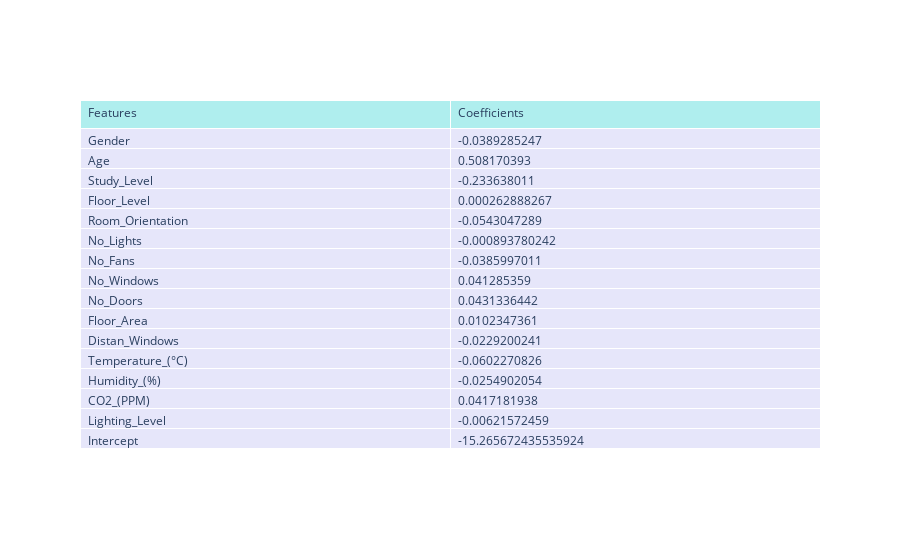

The notebook cell saved with this chart:
### Code cell
import plotly.graph_objects as go
import pandas as pd

# Coefficients and Intercept
coefficients = [-0.0389285247, 0.508170393, -0.233638011, 0.000262888267, -0.0543047289,
                -0.000893780242, -0.0385997011, 0.041285359, 0.0431336442, 0.0102347361,
                -0.0229200241, -0.0602270826, -0.0254902054, 0.0417181938, -0.00621572459]
intercept = -15.265672435535924

# Features
features = ['Gender', 'Age', 'Study_Level', 'Floor_Level', 'Room_Orientation', 'No_Lights',
            'No_Fans', 'No_Windows', 'No_Doors', 'Floor_Area', 'Distan_Windows',
            'Temperature_(°C)', 'Humidity_(%)', 'CO2_(PPM)', 'Lighting_Level']

# Create a DataFrame for displaying the coefficients
df_coef = pd.DataFrame({'Features': features, 'Coefficients': coefficients})
df_coef.loc[len(df_coef)] = ['Intercept', intercept]

# Create an interactive table using Plotly
fig = go.Figure(data=[go.Table(
    header=dict(values=['Features', 'Coefficients'],
                fill_color='paleturquoise',
                align='left'),
    cells=dict(values=[df_coef.Features, df_coef.Coefficients],
               fill_color='lavender',
               align='left'))
])

fig.show()

### Figure 1 — Plotly figure (JSON) as saved in the notebook; plotly's stock layout.template omitted (floating-point values rounded to 4 significant figures)
{"data": [{"cells": {"align": "left", "fill": {"color": "lavender"}, "values": [["Gender", "Age", "Study_Level", "Floor_Level", "Room_Orientation", "No_Lights", "No_Fans", "No_Windows", "No_Doors", "Floor_Area", "Distan_Windows", "Temperature_(°C)", "Humidity_(%)", "CO2_(PPM)", "Lighting_Level", "Intercept"], [-0.03893, 0.5082, -0.2336, 0.0002629, -0.0543, -0.0008938, -0.0386, 0.04129, 0.04313, 0.01023, -0.02292, -0.06023, -0.02549, 0.04172, -0.006216, -15.27]]}, "header": {"align": "left", "fill": {"color": "paleturquoise"}, "values": ["Features", "Coefficients"]}, "type": "table"}], "layout": {}}
